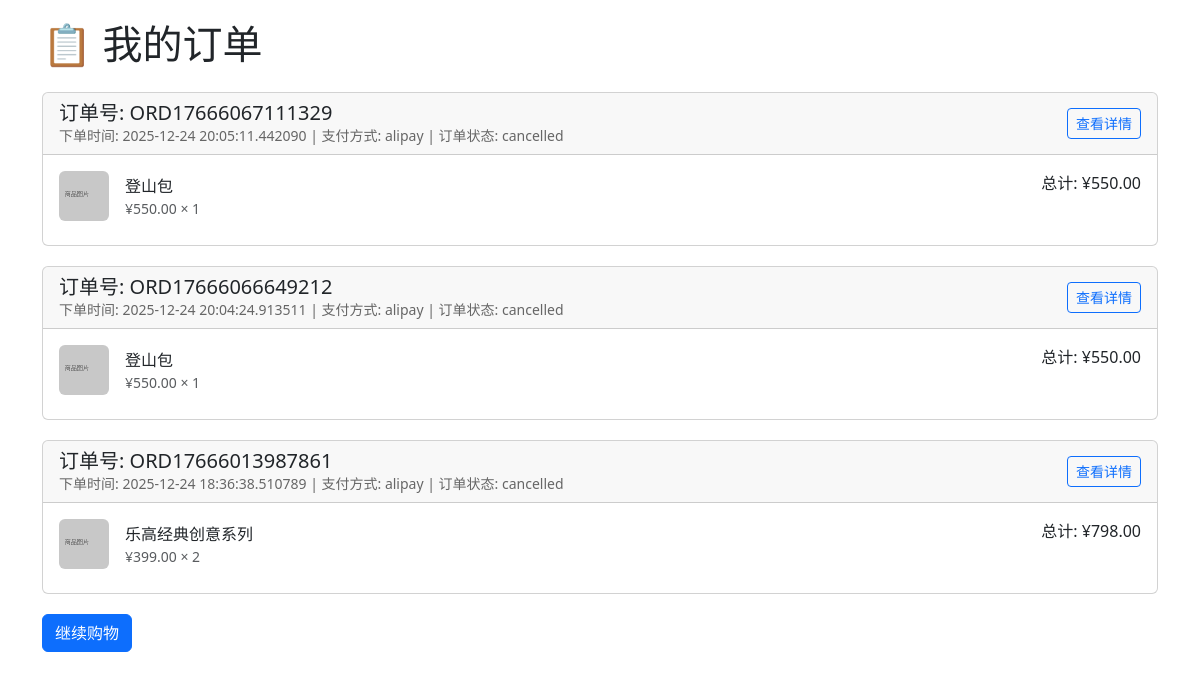
/order/list (signed in), run on the app's committed database.
### app/models.py (models this page shows, shortened)
class Order(db.Model):
    __tablename__ = 'orders'
    id = db.Column(db.Integer, primary_key=True)
    order_number = db.Column(db.String(50), unique=True, nullable=False)
    user_id = db.Column(db.Integer, db.ForeignKey('users.id'), nullable=False)
    total_amount = db.Column(db.Numeric(10, 2), nullable=False)
    status = db.Column(db.Enum('pending', 'paid', 'shipped', 'delivered', 'cancelled'),
                       default='pending')
    shipping_address = db.Column(db.Text)
    payment_method = db.Column(db.String(50))
    notes = db.Column(db.Text)
    created_at = db.Column(db.DateTime, default=datetime.utcnow)
    updated_at = db.Column(db.DateTime, default=datetime.utcnow, onupdate=datetime.utcnow)
    items = db.relationship('OrderItem', backref='order', lazy='dynamic', cascade='all, delete-orphan')

class OrderItem(db.Model):
    __tablename__ = 'order_items'
    id = db.Column(db.Integer, primary_key=True)
    order_id = db.Column(db.Integer, db.ForeignKey('orders.id'), nullable=False)
    product_id = db.Column(db.Integer, db.ForeignKey('products.id'), nullable=False)
    quantity = db.Column(db.Integer, nullable=False)
    price = db.Column(db.Numeric(10, 2), nullable=False)
    subtotal = db.Column(db.Numeric(10, 2), nullable=False)

class Product(db.Model):
    __tablename__ = 'products'
    id = db.Column(db.Integer, primary_key=True)
    name = db.Column(db.String(100), nullable=False, index=True)
    description = db.Column(db.Text)
    price = db.Column(db.Float, nullable=False)
    stock = db.Column(db.Integer, default=0)
    image = db.Column(db.String(200), default='default_product.png')
    created_at = db.Column(db.DateTime, default=datetime.utcnow)
    updated_at = db.Column(db.DateTime, default=datetime.utcnow, onupdate=datetime.utcnow)
    category_id = db.Column(db.Integer, db.ForeignKey('categories.id'))
    cart_items = db.relationship('CartItem', backref='product', lazy='dynamic')
    order_items = db.relationship('OrderItem', backref='product', lazy='dynamic')
    reviews = db.relationship('Review', backref='product', lazy='dynamic')

### app/order/routes.py (the view)
@order.route('/list')
@login_required
def order_list():
    orders = Order.query.filter_by(user_id=current_user.id).order_by(Order.created_at.desc()).all()
    return render_template('list.html', orders=orders, now=datetime.now())

### app/context_processors.py (called while the page is built)
def inject_now():
    return {'now': datetime.utcnow()}

def inject_categories():
    try:
        categories = Category.query.order_by(Category.name).all()
        return {'categories': categories}
    except:
        return {'categories': []}

def inject_cart_info():
    from flask_login import current_user
    cart_items_count = 0
    cart_total_amount = 0
    if current_user.is_authenticated:
        try:
            cart = Cart.query.filter_by(user_id=current_user.id).first()
            if cart:
                cart_items_count = cart.total_quantity
                cart_total_amount = float(cart.total_price)
        except:
            pass
    return {
        'cart_items_count': cart_items_count,
        'cart_total_amount': cart_total_amount
    }

### app/models.py (called while the page is built)
@login_manager.user_loader
def load_user(user_id):
    return User.query.get(int(user_id))

    @property
    def total_price(self):
        return sum(item.subtotal for item in self.items)

    @property
    def total_quantity(self):
        return sum(item.quantity for item in self.items)

### app/order/templates/list.html (shortened to what this page needs)
<!DOCTYPE html>
<html lang="zh-CN">
<head>
    <link href="https://cdn.jsdelivr.net/npm/bootstrap@5.3.0/dist/css/bootstrap.min.css" rel="stylesheet">
</head>
<body>
    <div class="container">
        <h1 class="mb-4">📋 我的订单</h1>
        {% if orders %}
            {% for order in orders %}
                <div class="card order-card">
                    <div class="card-header order-header">
                        <div>
                            <h5 class="card-title mb-0">订单号: {{ order.order_number }}</h5>
                            <div class="order-info">
                                下单时间: {{ order.created_at }} | 支付方式: {{ order.payment_method }} | 订单状态: {{ order.status }}
                            </div>
                        </div>
                        <div>
                            <a href="{{ url_for('order.order_detail', order_id=order.id) }}" class="btn btn-sm btn-outline-primary">查看详情</a>
                        </div>
                    </div>
                    <div class="card-body">
                        <div class="row">
                            <div class="col-md-8">
                                <div class="order-items">
                                    {% for item in order.items %}
                                        <div class="d-flex align-items-center mb-2">
                                            <img src="{{ url_for('static', filename='images/default_product.png') }}" alt="{{ item.product.name }}" class="img-fluid rounded me-3" style="max-height: 50px;">
                                            <div class="flex-grow-1">
                                                <div>{{ item.product.name }}</div>
                                                <div class="text-muted small">¥{{ item.price }} × {{ item.quantity }}</div>
                                            </div>
                                        </div>
                                    {% endfor %}
                                </div>
                            </div>
                            <div class="col-md-4 text-end">
                                <div class="font-weight-bold">总计: ¥{{ order.total_amount }}</div>
                            </div>
                        </div>
                    </div>
                </div>
            {% endfor %}
        {% else %}
            <div class="alert alert-info" role="alert">
                您还没有任何订单
            </div>
        {% endif %}
        <a href="{{ url_for('main.index') }}" class="btn btn-primary">继续购物</a>
    </div>
</body>
</html>

### app/order/templates/list.html (style rules this page uses)
body { padding: 20px; }
.order-card { margin-bottom: 20px; }
.order-header { display: flex; justify-content: space-between; align-items: center; }
.order-info { font-size: 14px; color: #666; }

### data on the page
Order: order_number "ORD17666067111329", created_at "2025-12-24 20:05:11.442090", payment_method "alipay", status "cancelled", total_amount "550.00"
OrderItem: product.name "登山包", price "550.00", quantity "1"
Order: order_number "ORD17666066649212", created_at "2025-12-24 20:04:24.913511", payment_method "alipay", status "cancelled", total_amount "550.00"
OrderItem: product.name "登山包", price "550.00", quantity "1"
Order: order_number "ORD17666013987861", created_at "2025-12-24 18:36:38.510789", payment_method "alipay", status "cancelled", total_amount "798.00"
OrderItem: product.name "乐高经典创意系列", price "399.00", quantity "2"
